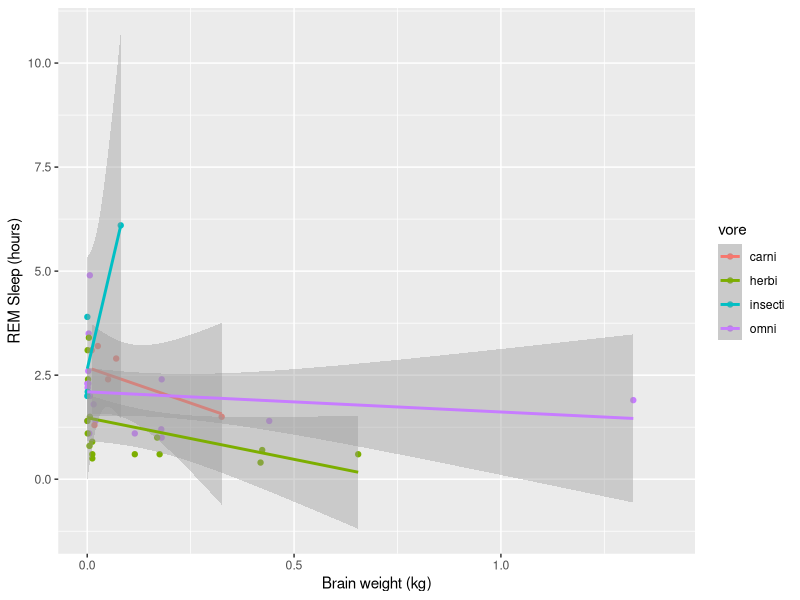
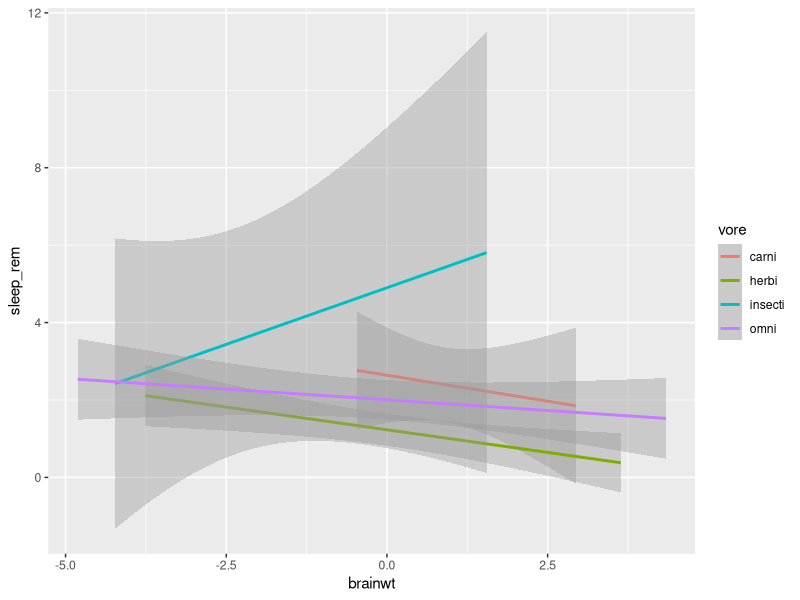

Source code (R) for these figures, in order:
## ---- chunk 1
knitr::opts_chunk$set(echo = TRUE, eval = TRUE, fig.align = "center", warning = F, message = F, R.options=list(max.print=100))

# Edit the file starting below

library(tidyverse)
## ---- chunk 2
library(ggplot2)
# Fit a multiple linear regression model with both predictors
fit <- lm(sleep_rem ~ brainwt + vore + brainwt*vore, data = msleep)
mySleep <- msleep
summary(fit)

## ---- chunk 3
yInsectivore <- 2.68511 - 3.42607 - 0.04121 + 46.01707 # if animal is an insectivore
yHerbivore <- 2.68511 - 3.42607 - 1.20881 + 1.42876 # if animal isa herbivore
yCarnivore <- 2.68511 - 3.42607  # if animal is a carnivore
yOmnivore <- 2.68511 - 3.42607 - 0.58505 + 2.94134
diffInsectiOmni <- yInsectivore - yOmnivore
diffInsectiCarni <- yInsectivore - yCarnivore
diffInsectiHerbi <- yInsectivore - yHerbivore
## ---- chunk 4
mySleep$brainwt <- mySleep$brainwt - mean(mySleep$brainwt,na.rm = TRUE)
fit <- lm(sleep_rem ~ brainwt + vore + brainwt*vore, data = mySleep)
summary(fit)

## ---- chunk 5
mySleep <- msleep
mySleep <- mySleep[!is.na(mySleep$vore),]
ggplot(mySleep,aes(y=sleep_rem,x=brainwt,color=vore)) + 
  geom_point() + xlim(0,1.4) + geom_smooth(method = "lm") + xlab("Brain weight (kg)") + ylab("REM Sleep (hours)")
print(mean(mySleep$brainwt,na.rm = TRUE))
## ---- chunk 6
mySleep <- msleep
mySleep$brainwt <- log(mySleep$brainwt)
mySleep$brainwt <- mySleep$brainwt - mean(mySleep$brainwt,na.rm = TRUE)
fit <- lm(sleep_rem ~ brainwt + vore + brainwt*vore, data = mySleep)
summary(fit)

## ---- chunk 7
mySleep <- msleep
mySleep$brainwt <- log(mySleep$brainwt)
mySleep$brainwt <- mySleep$brainwt - mean(mySleep$brainwt,na.rm = TRUE)
mySleep %>% drop_na(vore) %>% ggplot(aes(brainwt,sleep_rem))+ geom_smooth(aes(col=vore),method="lm")
## ---- chunk 8
# your code goes here (make sure to add comments)
## ---- chunk 9
# your code goes here (make sure to add comments)
## ---- chunk 10
# your code goes here (make sure to add comments) 
## ---- chunk 11
# your code goes here (make sure to add comments)
## ---- chunk 12
# your code goes here (make sure to add comments)
## ---- chunk 13
## DO NOT DELETE THIS BLOCK!
Sys.info()
